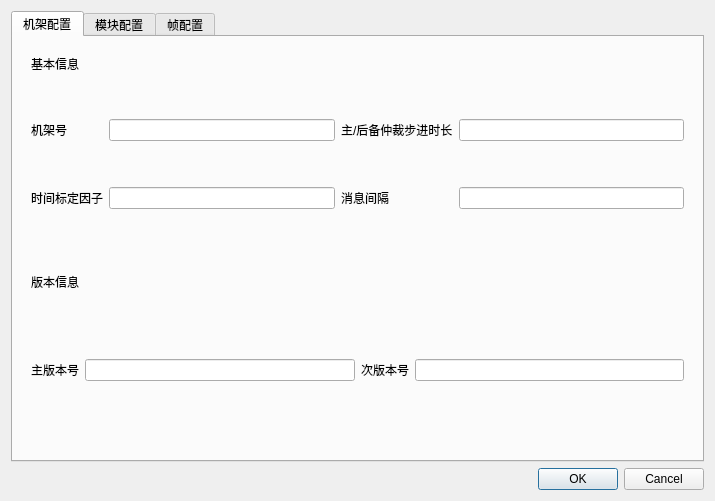
<?xml version="1.0" encoding="UTF-8"?>
<ui version="4.0">
 <class>BodyFrame</class>
 <widget class="QWidget" name="BodyFrame">
  <property name="geometry">
   <rect>
    <x>0</x>
    <y>0</y>
    <width>715</width>
    <height>501</height>
   </rect>
  </property>
  <property name="windowTitle">
   <string>Form</string>
  </property>
  <layout class="QVBoxLayout" name="verticalLayout">
   <item>
    <widget class="QTabWidget" name="tabWidget">
     <property name="currentIndex">
      <number>0</number>
     </property>
     <widget class="QWidget" name="tab">
      <attribute name="title">
       <string>机架配置</string>
      </attribute>
      <layout class="QVBoxLayout" name="verticalLayout_2">
       <item>
        <widget class="QWidget" name="widget" native="true">
         <property name="toolTip">
          <string/>
         </property>
         <property name="statusTip">
          <string>回答</string>
         </property>
         <layout class="QGridLayout" name="gridLayout">
          <item row="4" column="2">
           <widget class="QLabel" name="label_5">
            <property name="text">
             <string>消息间隔</string>
            </property>
           </widget>
          </item>
          <item row="4" column="0">
           <widget class="QLabel" name="label_3">
            <property name="text">
             <string>时间标定因子</string>
            </property>
           </widget>
          </item>
          <item row="2" column="3">
           <widget class="QLineEdit" name="lineEdit_2"/>
          </item>
          <item row="2" column="2">
           <widget class="QLabel" name="label_4">
            <property name="text">
             <string>主/后备仲裁步进时长</string>
            </property>
           </widget>
          </item>
          <item row="2" column="0">
           <widget class="QLabel" name="label_2">
            <property name="text">
             <string>机架号</string>
            </property>
           </widget>
          </item>
          <item row="5" column="2">
           <spacer name="verticalSpacer_4">
            <property name="orientation">
             <enum>Qt::Vertical</enum>
            </property>
            <property name="sizeHint" stdset="0">
             <size>
              <width>20</width>
              <height>40</height>
             </size>
            </property>
           </spacer>
          </item>
          <item row="2" column="1">
           <widget class="QLineEdit" name="lineEdit"/>
          </item>
          <item row="1" column="0">
           <spacer name="verticalSpacer_3">
            <property name="orientation">
             <enum>Qt::Vertical</enum>
            </property>
            <property name="sizeHint" stdset="0">
             <size>
              <width>20</width>
              <height>40</height>
             </size>
            </property>
           </spacer>
          </item>
          <item row="4" column="3">
           <widget class="QLineEdit" name="lineEdit_3"/>
          </item>
          <item row="0" column="0">
           <widget class="QLabel" name="label">
            <property name="text">
             <string>基本信息</string>
            </property>
           </widget>
          </item>
          <item row="3" column="1">
           <spacer name="verticalSpacer_5">
            <property name="orientation">
             <enum>Qt::Vertical</enum>
            </property>
            <property name="sizeHint" stdset="0">
             <size>
              <width>20</width>
              <height>40</height>
             </size>
            </property>
           </spacer>
          </item>
          <item row="4" column="1">
           <widget class="QLineEdit" name="lineEdit_6"/>
          </item>
         </layout>
        </widget>
       </item>
       <item>
        <widget class="QWidget" name="widget_2" native="true">
         <layout class="QGridLayout" name="gridLayout_2">
          <item row="2" column="2">
           <widget class="QLabel" name="label_8">
            <property name="text">
             <string>次版本号</string>
            </property>
           </widget>
          </item>
          <item row="2" column="1">
           <widget class="QLineEdit" name="lineEdit_4"/>
          </item>
          <item row="2" column="3">
           <widget class="QLineEdit" name="lineEdit_5"/>
          </item>
          <item row="2" column="0">
           <widget class="QLabel" name="label_7">
            <property name="text">
             <string>主版本号</string>
            </property>
           </widget>
          </item>
          <item row="0" column="0">
           <widget class="QLabel" name="label_6">
            <property name="text">
             <string>版本信息</string>
            </property>
           </widget>
          </item>
          <item row="1" column="0">
           <spacer name="verticalSpacer_2">
            <property name="orientation">
             <enum>Qt::Vertical</enum>
            </property>
            <property name="sizeHint" stdset="0">
             <size>
              <width>20</width>
              <height>40</height>
             </size>
            </property>
           </spacer>
          </item>
          <item row="3" column="3">
           <spacer name="verticalSpacer">
            <property name="orientation">
             <enum>Qt::Vertical</enum>
            </property>
            <property name="sizeHint" stdset="0">
             <size>
              <width>20</width>
              <height>40</height>
             </size>
            </property>
           </spacer>
          </item>
         </layout>
        </widget>
       </item>
      </layout>
     </widget>
     <widget class="QWidget" name="tab_2">
      <attribute name="title">
       <string>模块配置</string>
      </attribute>
      <layout class="QVBoxLayout" name="verticalLayout_3">
       <item>
        <widget class="QTableWidget" name="modelTableWidget"/>
       </item>
       <item>
        <widget class="QWidget" name="widget_3" native="true">
         <layout class="QHBoxLayout" name="horizontalLayout">
          <item>
           <widget class="QPushButton" name="pushButton_2">
            <property name="text">
             <string>仿真配置</string>
            </property>
           </widget>
          </item>
          <item>
           <spacer name="horizontalSpacer">
            <property name="orientation">
             <enum>Qt::Horizontal</enum>
            </property>
            <property name="sizeHint" stdset="0">
             <size>
              <width>40</width>
              <height>20</height>
             </size>
            </property>
           </spacer>
          </item>
          <item>
           <widget class="QPushButton" name="addModelBtn">
            <property name="text">
             <string>增加</string>
            </property>
           </widget>
          </item>
          <item>
           <widget class="QPushButton" name="ModifyModelBtn">
            <property name="text">
             <string>修改</string>
            </property>
           </widget>
          </item>
          <item>
           <widget class="QPushButton" name="deleteModelBtn">
            <property name="text">
             <string>删除</string>
            </property>
           </widget>
          </item>
         </layout>
        </widget>
       </item>
      </layout>
     </widget>
     <widget class="QWidget" name="tab_3">
      <attribute name="title">
       <string>帧配置</string>
      </attribute>
      <layout class="QVBoxLayout" name="verticalLayout_4">
       <item>
        <widget class="QTableWidget" name="frameTableWidget"/>
       </item>
       <item>
        <widget class="QWidget" name="widget_4" native="true">
         <layout class="QHBoxLayout" name="horizontalLayout_2">
          <item>
           <spacer name="horizontalSpacer_2">
            <property name="orientation">
             <enum>Qt::Horizontal</enum>
            </property>
            <property name="sizeHint" stdset="0">
             <size>
              <width>40</width>
              <height>20</height>
             </size>
            </property>
           </spacer>
          </item>
          <item>
           <widget class="QPushButton" name="moveUpBtn">
            <property name="text">
             <string>上移</string>
            </property>
           </widget>
          </item>
          <item>
           <widget class="QPushButton" name="moveDownBtn">
            <property name="text">
             <string>下移</string>
            </property>
           </widget>
          </item>
          <item>
           <widget class="QPushButton" name="newFrameBtn">
            <property name="text">
             <string>新建帧</string>
            </property>
           </widget>
          </item>
          <item>
           <widget class="QPushButton" name="deleteFrameBtn">
            <property name="text">
             <string>删除帧</string>
            </property>
           </widget>
          </item>
          <item>
           <widget class="QPushButton" name="moreInfoBtn">
            <property name="text">
             <string>查看帧信息</string>
            </property>
           </widget>
          </item>
          <item>
           <spacer name="horizontalSpacer_3">
            <property name="orientation">
             <enum>Qt::Horizontal</enum>
            </property>
            <property name="sizeHint" stdset="0">
             <size>
              <width>40</width>
              <height>20</height>
             </size>
            </property>
           </spacer>
          </item>
         </layout>
        </widget>
       </item>
      </layout>
     </widget>
    </widget>
   </item>
   <item>
    <widget class="QDialogButtonBox" name="buttonBox">
     <property name="standardButtons">
      <set>QDialogButtonBox::Cancel|QDialogButtonBox::Ok</set>
     </property>
    </widget>
   </item>
  </layout>
 </widget>
 <resources/>
 <connections/>
</ui>
